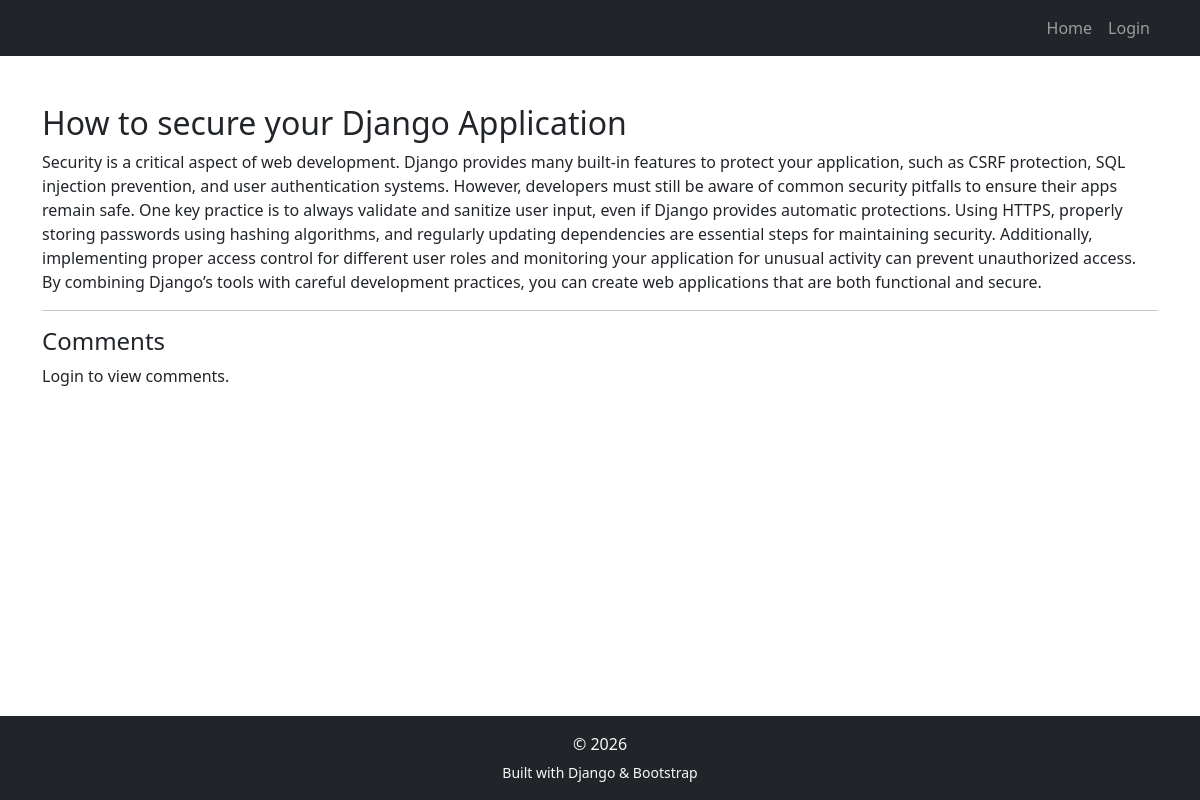
The app's page /post/2/ with its own data.
### main_app/models.py (models this page shows, shortened)
class Post(models.Model):
    title = models.CharField(max_length=200)
    body = models.TextField()
    created = models.DateTimeField(auto_now_add=True)

### main_app/views.py (the view)
# urls.py: url(r'^post/(?P<post_id>\d+)/$', views.post_detail, name='post_detail'),
def post_detail(request, post_id):
    post = get_object_or_404(Post, id=post_id)
    comments = None
    if request.user.is_authenticated():
        comments = post.comments.all()
    return render(request, 'main_app/post_detail.html', {
        'post': post,
        'comments': comments
    })

### templates/main_app/post_detail.html
{% extends "main_app/base.html" %}
{% block body_block %}
<h2>{{ post.title }}</h2>
<p>{{ post.body }}</p>
<hr>
<h4>Comments</h4>
{% if user.is_authenticated %}
    {% for comment in comments %}
        <p>{{ comment.body }} — {{ comment.user.username }}</p>
    {% empty %}
        <p>No comments.</p>
    {% endfor %}
{% else %}
    <p>Login to view comments.</p>
{% endif %}
{% endblock %}

### records on screen
Post: title "How to secure your Django Application", body "Security is a critical aspect of web development. Django provides many built-in features to protect your application, such as CSRF protection, SQL injection prevention, and user authentication systems. However, developers must still be aware of common security pitfalls to ensure their apps remain safe. One key practice is to always validate and sanitize user input, even if Django provides automatic protections. Using HTTPS, properly storing passwords using hashing algorithms, and regularly updating dependencies are essential steps for maintaining security. Additionally, implementing proper access control for different user roles and monitoring your application for unusual activity can…"
